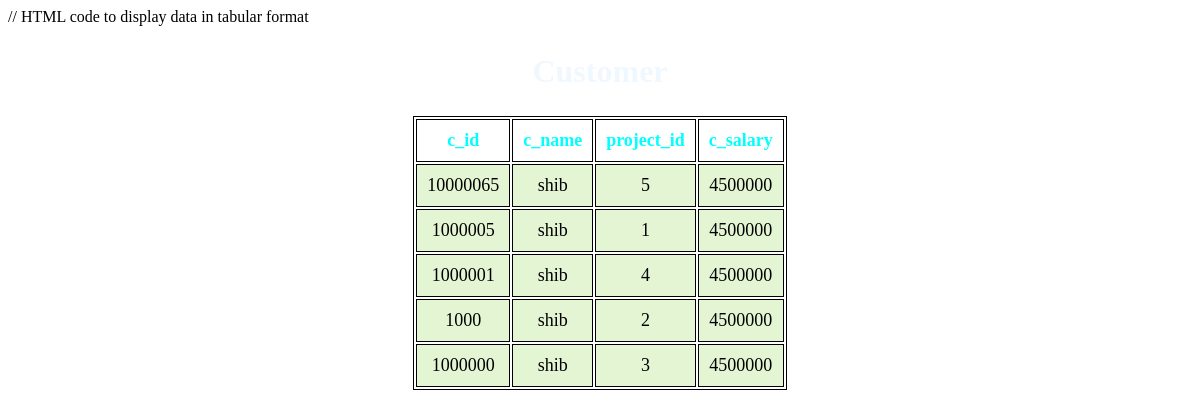
Page /Shivranjan.php on the committed database.
### tables this page shows
CREATE TABLE IF NOT EXISTS `customer` (
  `c_id` varchar(50) NOT NULL,
  `c_name` varchar(50) DEFAULT NULL,
  `project_id` varchar(50) DEFAULT NULL,
  `c_salary` varchar(50) DEFAULT NULL,
  PRIMARY KEY (`c_id`)
);

### Shivranjan.php (the view, shortened to what this page needs)
<?php
$host = "localhost";
$dbusername = "root";
$dbpassword = "";
$dbname = "admin";
$mysqli = new mysqli ($host, $dbusername, $dbpassword, $dbname);
$sql = "SELECT * FROM customer";
$result = $mysqli->query($sql);
?>
<!DOCTYPE html>
<html lang="en">
<head>
</head>
<body>
    <section>
        <h1>Customer</h1>
        <table>
            <tr>
                <th>c_id</th>
                <th>c_name</th>
                <th>project_id</th>
                <th>c_salary</th>
            </tr>
            <?php
                while($rows=$result->fetch_assoc())
                {
             ?>
            <tr>
                <td><?php echo $rows['c_id'];?></td>
                <td><?php echo $rows['c_name'];?></td>
                <td><?php echo $rows['project_id'];?></td>
                <td><?php echo $rows['c_salary'];?></td>
            </tr>
            <?php
                }
             ?>
        </table>
    </section>
</body>
</html>

### Shivranjan.php (style rules this page uses)
table { margin: 0 auto; font-size: large; border: 1px solid black; }
h1 { text-align: center; color: aliceblue; font-size: xx-large; font-family: 'Gill Sans', 'Gill Sans MT', ' Calibri', 'Trebuchet MS', 'sans-serif'; }
td { background-color: #E4F5D4; border: 1px solid black; }
td { border: 1px solid black; padding: 10px; text-align: center; }
th { border: 1px solid black; padding: 10px; text-align: center; color: aqua; }
td { font-weight: lighter; }

### rows in the picture
customer: c_id "10000065", c_name "shib", project "5", c_salary "4500000"
customer: c_id "1000005", c_name "shib", project "1", c_salary "4500000"
customer: c_id "1000001", c_name "shib", project "4", c_salary "4500000"
customer: c_id "1000", c_name "shib", project "2", c_salary "4500000"
customer: c_id "1000000", c_name "shib", project "3", c_salary "4500000"
